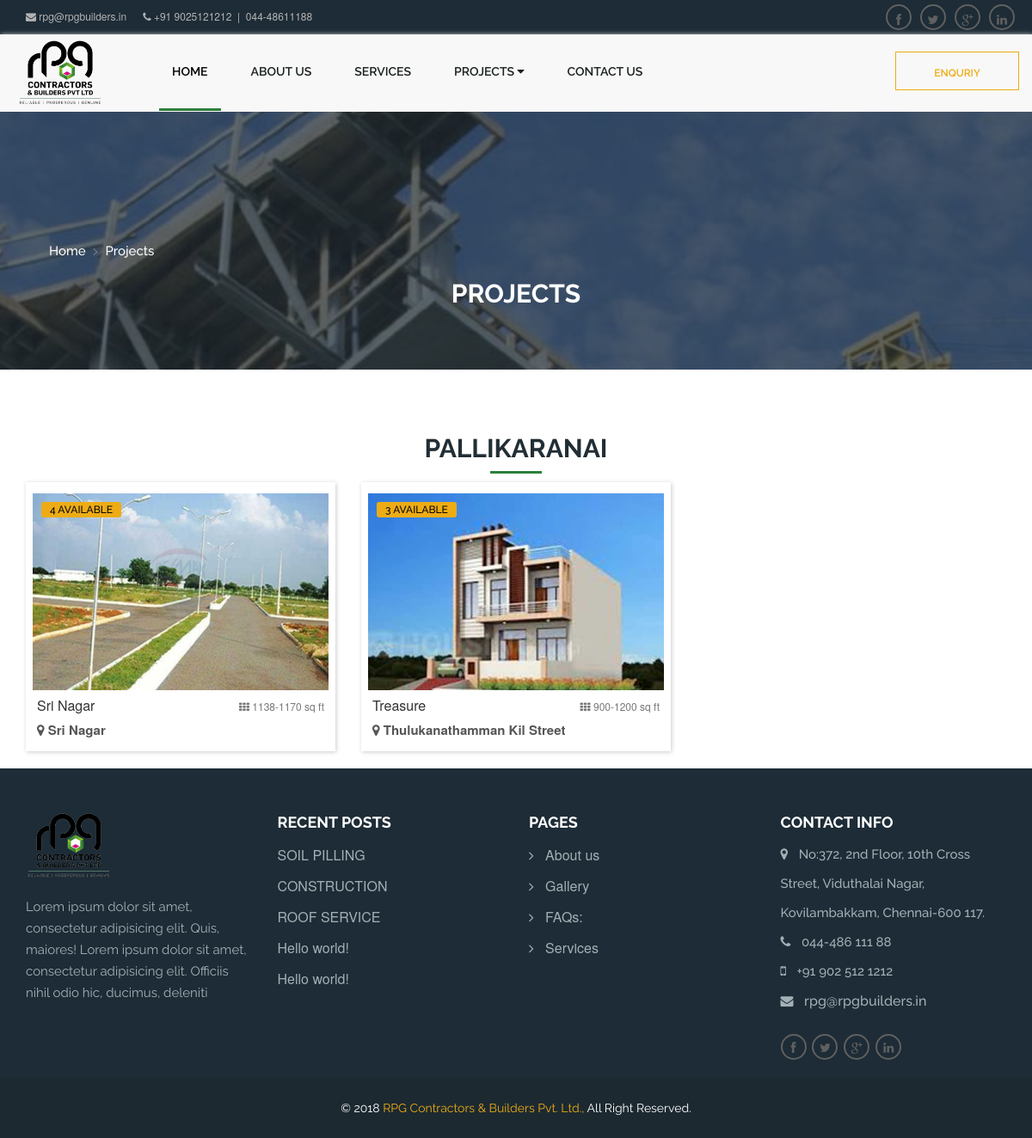
The page /project.php?q=4&s=going on the database its author committed.
### tables this page shows
CREATE TABLE IF NOT EXISTS `project_location` (
  `location_id` int(11) UNSIGNED NOT NULL AUTO_INCREMENT,
  `location_name` varchar(255) DEFAULT NULL,
  `img_file` varchar(255) DEFAULT NULL,
  `added_date` timestamp NULL DEFAULT NULL,
  `status` enum('active','inactive') DEFAULT 'active',
  PRIMARY KEY (`location_id`)
);

CREATE TABLE IF NOT EXISTS `project` (
  `project_id` int(11) UNSIGNED NOT NULL AUTO_INCREMENT,
  `project_name` varchar(250) DEFAULT NULL,
  `project_img` varchar(255) DEFAULT NULL,
  `plot_img` varchar(150) DEFAULT NULL,
  `no_available` int(11) DEFAULT NULL,
  `sqrft` varchar(125) DEFAULT NULL,
  `location_id` int(11) DEFAULT NULL,
  `inner_location_id` int(11) DEFAULT NULL,
  `project_status` enum('going','upcoming','complete') DEFAULT NULL,
  `status` enum('active','inactive') DEFAULT 'active',
  `added_date` timestamp NULL DEFAULT NULL,
  PRIMARY KEY (`project_id`),
  KEY `project_index` (`project_name`,`project_img`,`no_available`,`sqrft`,`project_status`)
);

CREATE TABLE IF NOT EXISTS `project_innerlocation` (
  `inner_location_id` int(11) UNSIGNED NOT NULL AUTO_INCREMENT,
  `location_id` int(11) DEFAULT NULL,
  `innerlocation_name` varchar(255) DEFAULT NULL,
  `added_date` timestamp NULL DEFAULT NULL,
  `status` enum('active','inactive') DEFAULT 'active',
  PRIMARY KEY (`inner_location_id`)
);

### app/db/db_connect.php (called while the page is built, shortened)
<?php
	class db_connect{
		private $db_obj;
		public function __construct(){
			try{
				$this->db_obj	=	new \mysqli(self::DB_HOST, self::DB_USER, self::DB_PASS, self::DB_NAME);
			}catch(Exception $e){
				echo $e->getMessage();
			}
		}
		public function getResult($query){
			$log_query  = '[QUERY_LOG]'.$query;
			$query_result	=	$this->db_obj->query($query);
			$final_data		=	array();
			while($row_result	=	$query_result->fetch_array(MYSQLI_ASSOC)){
				$final_data[] 	=	$row_result;
			}
			return $final_data;
		}
	}
?>

### app/controller/mainController.php (called while the page is built, shortened)
<?php
	class mainController{
		public function getProjectLocation($location_id, $project_status){
			global $db_obj;
			if($location_id !='' && $project_status != ''){
				$project_query	=	"select p.*, pin.location_id, pin.innerlocation_name, pl.location_name from project as p left join project_innerlocation as pin on(pin.inner_location_id=p.inner_location_id) left join project_location as pl on (pl.location_id = p.location_id) where p.location_id='".$location_id."' and p.project_status='".$project_status."'";
				$project_q_result	=	$db_obj->getResult($project_query);
				if($project_q_result != ''){
					return $project_q_result;
				}else{
					$return_data['status_code'] = "R101";
					$return_data['status_msg'] = "No more projects available";
				}
			}else{
				$return_data['status_code'] = "R101";
				$return_data['status_msg'] = "Location and Project status is empty";
			}
			return $return_data;
		}
	}
?>

### autoload.php (called while the page is built, shortened)
<?php
  spl_autoload_register(function($class){
	  $prefix	=	'app\\';
	  $length			=	strlen($prefix);
	  $base_path		=	__DIR__.'/app/';
	  $relative_class	=	substr($class, $length);
	  $file				=	$base_path.str_ireplace('\\','/',$relative_class).'.php';
  });
  $log		=	new logcreator;
  $db_obj	=	new db_connect;
  $main		=	new mainController;
?>

### app/logfile/logcreator.php (called while the page is built, shortened)
<?php
	class logcreator{
		public function create_path(){
			$year	=	date("Y");
			$month	=	date("m");
			$date	=	date("d");
			$log_path	=	$year."/".$month."/".$date."/";
			$log_dir	=	APPLICATION_LOG_PATH.$log_path;
			if(!file_exists($log_dir)){
				return $log_dir;
			}else{
				return $log_dir;
			}
		}
		public function console($logtext){
			$current_time	=	date("h:i:s");
			$visitor_ip		=	$this->getuserip();
			$final_log		=	$current_time." - ".$visitor_ip." - ".$logtext;
			$log_dir		=	$this->create_path();
			$log_name		=	"rgp_action.log";
			$log_open		=	fopen($log_dir.$log_name,"a");
		}
		private function getuserip(){
			$ip			=	'';
			$client		=	@$_SERVER['HTTP_CLIENT_IP'];
			$forwarded	=	@$_SERVER['HTTP_X_FORWARDED_IP'];
			$remote_ip	=	$_SERVER['REMOTE_ADDR'];
			if(filter_var($client, FILTER_VALIDATE_IP)){
				$ip	=	$client;
			}else if(filter_var($forwarded,	FILTER_VALIDATE_IP)){
				$ip	=	$forwarded;
			}else{
				$ip	=	$remote_ip;
			}
			return $ip;
		}
	}
?>

### project.php (the view, shortened to what this page needs)
<?php
	require_once('autoload.php');
	if(isset($_GET['q']) && isset($_GET['s'])){
		$location_id	=	$_GET['q'];
		$project_status	=	$_GET['s'];
		$project_q_result	=	$main->getProjectLocation($location_id, $project_status);
		if(!isset($project_q_result['status_code'])){
			$location_name = current($project_q_result)['location_name'];
		}else if(isset($project_q_result['status_code'])){
			$status_msg	=	$project_q_result['status_msg'];
		}
	}
?>
<!DOCTYPE html>
<html lang="en-US">
<head><selvi nu oru pona love panuna, ana anga onu sera mudila, avaluku yena putikama pochu last la, ana avala yenaku romba putikum yevalo santa potalum nanga pesma iruka matom
	<meta charset="UTF-8">
	<link rel='stylesheet' id='contact-form-7-css'  href='assets/css/styles.css?ver=4.5.1' type='text/css' media='all' />
	<link rel='stylesheet' id='bootstrap-css-css'  href='assets/css/bootstrap.min.css' type='text/css' media='all' />
	<link rel='stylesheet' id='font-awesome-css'  href='assets/css/font-awesome.min.css?ver=4.12' type='text/css' media='all' />
	<link rel='stylesheet' id='drill-flaticon-css'  href='assets/css/flaticon.css?ver=1.0' type='text/css' media='all' />
	<link rel='stylesheet' id='drill-animate-css'  href='assets/css/animate.min.css?ver=1.0' type='text/css' media='all' />
	<link rel='stylesheet' id='drill-main-css-css'  href='assets/css/style_1.css?ver=1.0' type='text/css' media='all' />
	<link rel='stylesheet' id='drill-main-css-css'  href='assets/css/custom.css?ver=1.0' type='text/css' media='all' />
	<link rel='stylesheet' id='drill-responsive-css-css'  href='assets/css/responsive.css?ver=1.0' type='text/css' media='all' />
	<link rel='stylesheet' id='drill-root-css-css'  href='assets/css/main_style.css?ver=4.6.10' type='text/css' media='all' />
	<link href="css/responsive.css" rel="stylesheet">
</head>
<body>
	<header>
		<?php include 'header.php';?>
	</header>
	<div class="container-fluid drill-wrapper">
		<div class="row">
			<div class="container-fluid drill-other-header" style="background: url(assets/images/project_bg.jpg) no-repeat top center fixed; background-size: cover;">
				<div class="row">
					<div class="container other-header-content">
						<ul id="crumbs" class="drill-track">
							<li><a href="index.html" class="drill-txt-p">home</a></li>
							<li><a href="all_project.html" class="drill-txt-p"> &nbsp;Projects</a> </li>
						</ul>
						<div class="drill-txt-lg">
							<h2> Projects </h2>
						</div>
					</div>
				</div>
			</div>
			<div>
			<div class="clr section-divider"></div>
				<div class="container">
						<div class="row">
							<div class="drill-txt-lg dtl-center title_bg_content price">
							<h2 class=""> <?php echo ucwords($location_name); ?> </h2>
						</div>
						<?php
						  foreach($project_q_result as $first_index => $real_val){
							  $no_available	=	$real_val['no_available'];
							  $project_name	=	$real_val['project_name'];
							  $poject_loc	=	$real_val['innerlocation_name'];
							  $poject_sqrt	=	$real_val['sqrft'];
							  if($no_available > 0){
								  $available_msg	=	$no_available." Available";
							  }else{
								  $available_msg	=	"Not Available";
							  }
						?>
						<div class="col-md-4 col-sm-6 col-xs-12 wow bounceIn">
							<div class="grid">
								<div class="product-wrapper" >
									<img class="product-image" src="<?php echo PROJECT_IMG_PATH.$real_val['project_img'];?>" />
									<div class="available">
										<?php echo $available_msg; ?>
									</div>
								</div>
								<div class="thirdrow">
									<h4><?php echo ucwords($project_name); ?><span class="small pull-right"> <i class="fa fa-th"></i> <?php echo $poject_sqrt; ?> sq ft</span></h4>
									<a href="google.co.in" target="_blank">
										<p><i class="fa fa-map-marker"></i> <?php echo ucwords($poject_loc); ?></p>
									</a>
								</div>
							</div>
						</div>
						  <?php } ?>
					</div>
				</div>
			</div>
       <footer>
			<?php include 'footer.php';?>
		</footer>
	</div>
</div>
</body>
</html>

### assets/css/style_1.css (style rules this page uses)
* { margin: 0px; padding: 0px; border: 0; outline: 0; line-height: 1.5; box-sizing: border-box; -webkit-box-sizing: border-box; -moz-box-sizing: border-box; -ms-box-sizing: border-box; -o-box-sizing: border-box; box-sizing: border-box; }
a { text-decoration: none; }
a, a:hover, a:active, a:visited, a:focus { text-decoration: none; color: inherit; background: inherit; }
.clr { clear: both; }
body { overflow-x: hidden; }
.section-divider { height: 30px; }
.drill-other-header { position: relative; height: 300px; z-index: 1; }
.drill-other-header:after { position: absolute; content: ''; width: 100%; height: 100%; background: rgba(29,44,54,.7); top: 0; left: 0; z-index: -1; }
.other-header-content { position: relative; height: 300px; }
.other-header-content .drill-txt-lg:before { display: none; }
.other-header-content .drill-txt-lg { position: absolute; top: 50%; left: 50%; color: #fff; margin-left: 0; margin-bottom: 0; -webkit-transform: translateX(-50%); -moz-transform: translateX(-50%); -ms-transform: translateX(-50%); -o-transform: translateX(-50%); transform: translateX(-50%); }
.drill-track { position: absolute; top: 50%; left: 0; }
.drill-track li { display: inline-block; padding-right: 15px; position: relative; }
.drill-track li:not(:last-of-type):after { position: absolute; content: "\e00f"; font-family: "Flaticon"; font-size: 8px; color: #fff; top: 50%; left: 100%; -webkit-transform: translate(-100%, -50%); -moz-transform: translate(-100%, -50%); -ms-transform: translate(-100%, -50%); -o-transform: translate(-100%, -50%); transform: translate(-100%, -50%); }
.drill-track li a { color: #fff; position: relative; text-transform: capitalize; }
.drill-txt-xs, .drill-txt-sm, .drill-txt-lg, .drill-txt-p, .drill-txt-2 { font-family: 'Raleway', sans-serif; font-weight: 400; font-size: 15px; line-height: 25px; }
.drill-txt-lg { display: inline-block; padding: 30px 0px 10px 0px; position: relative; float: none; color: #222e35; overflow: hidden; position: relative; }
.drill-txt-lg:before { content: ""; background: #2d803c; height: 3px; width: 60px; display: block; position: absolute; bottom: 10px; }
.drill-txt-lg h2 { font-family: 'Raleway', sans-serif; font-size: 30px; font-weight: 700; display: block; text-transform: uppercase; position: relative; text-align: center; padding-left: 13px; padding-right: 13px; padding-bottom: 5px; z-index: 1; }
.drill-txt-lg:before { left: 50%; margin-left: -30px; }
.drill-txt-lg:after { left: 50%; background-position: bottom left 2.3px; -webkit-transform: rotate(180deg); -moz-transform: rotate(180deg); -ms-transform: rotate(180deg); -o-transform: rotate(180deg); transform: rotate(180deg); }
.dtl-center { position: relative; display: block; text-align: center; }
.drill-txt-p { font-size: 15px; color: #606669; font-weight: 500; line-height: 25px; }

### assets/css/custom.css (style rules this page uses)
.thirdrow h4 { margin: 5px; font-size: 16px; line-height: 25px; color: #333; }
.thirdrow span.small { padding: 8px 0px; }
.grid p { margin: 5px;font-weight: 600;color: #555; }
.grid { background: #fff;border: 1px solid #fff;margin-bottom: 20px;padding: 7px;box-shadow: 1px 1px 5px #ccc; }
.grid { text-align: justify;font-size: 15px;line-height: 0; }
.grid .product-wrapper { position: relative;display: inline-block;margin-top: 5px; }
.grid .product-image { max-width: 100%; }
.available { background: #edac15; position: absolute; top: 10px; color: #000; left: 10px; border-radius: 3px; z-index: 1; padding: 0px 10px; text-transform: uppercase; font-weight: 500; font-family: 'Raleway', sans-serif; font-size: 12px; }

### assets/css/main_style.css (style rules this page uses)
html { font-family: sans-serif; -webkit-text-size-adjust: 100%; -ms-text-size-adjust: 100%; }
body { margin: 0; }
article, aside, details, figcaption, figure, footer, header, main, menu, nav, section, summary { display: block; }
a { background-color: transparent; }
img { border: 0; }
h1, h2, h3, h4, h5, h6 { clear: both; }
p { margin-bottom: 1.5em; }
dfn, cite, em, i { font-style: italic; }
html { box-sizing: border-box; }
*, *:before, *:after { box-sizing: inherit; }
body { background: #fff; }
ul, ol { margin: 0 0 1.5em 3em; }
ul { list-style: disc; }
img { height: auto; max-width: 100%; }
a { color: royalblue; }
.h1, .h2, .h3, h1, h2, h3 { margin-top: 15px; margin-bottom: 8px; }
ul { list-style-type: square; }
h4 { font-size: 20px; margin: 25px 0; }

### rows shown on the page
project_location: location_name "PALLIKARANAI"
project: project_img (picture), no_available "4 AVAILABLE", project_name "Sri Nagar", sqrft "1138-1170", inner_location.innerlocation_name "Sri Nagar"
project: project_img (picture), no_available "3 AVAILABLE", project_name "Treasure", sqrft "900-1200", inner_location.innerlocation_name "Thulukanathamman Kil Street"
